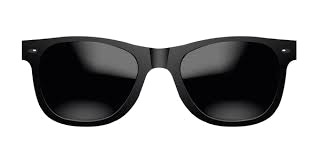
#> input picture cape/glass.jpg, 320 x 157 px, given in place of glass.jpeg, which was not available
$ python cape.py
#> lines starting #> are read from the running program, lines starting #| are printed output that depends on the picture; after the words box and inside, x2 and y2 are one past the last pixel; in counts of white or black regions, pixels touching at a corner belong together; pictures that were not available may be replaced by others from this repository, and a replacement may not be noted
import cv2
import numpy as np

# Load Haar Cascade for face detection
face_cascade = cv2.CascadeClassifier(cv2.data.haarcascades + "haarcascade_frontalface_default.xml")

# Load the sunglasses image (with white background)
raw_sunglass = cv2.imread("glass.jpeg")  # Use PNG or JPEG with white background
#> raw_sunglass is the input picture: shape (157, 320, 3); mean B, G, R 173.9, 173.5, 173.5
if raw_sunglass is None:
    raise FileNotFoundError("sunglass.jpeg not found.")

# Convert white background to transparent
gray = cv2.cvtColor(raw_sunglass, cv2.COLOR_BGR2GRAY)
_, mask = cv2.threshold(gray, 240, 255, cv2.THRESH_BINARY_INV)
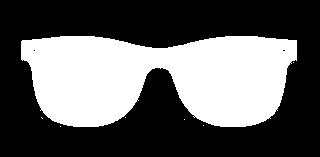
#> mask: shape (157, 320); 37.8% white; 7 white regions (6 under 20 px), largest, box (x1, y1, x2, y2) and area: (21, 36, 297, 127) 18966
b, g, r = cv2.split(raw_sunglass)
alpha = mask
sunglass_img = cv2.merge([b, g, r, alpha])

# Function to overlay image with alpha channel
def overlay_transparent(background, overlay, x, y):
    h, w = overlay.shape[:2]
    if x < 0 or y < 0 or x + w > background.shape[1] or y + h > background.shape[0]:
        return background
    overlay_img = overlay[:, :, :3]
    mask = overlay[:, :, 3:] / 255.0

    roi = background[y:y+h, x:x+w]
    blended = roi * (1 - mask) + overlay_img * mask
    background[y:y+h, x:x+w] = blended.astype(np.uint8)
    return background

# Start webcam
cap = cv2.VideoCapture(0)

while cap.isOpened():
    ret, frame = cap.read()
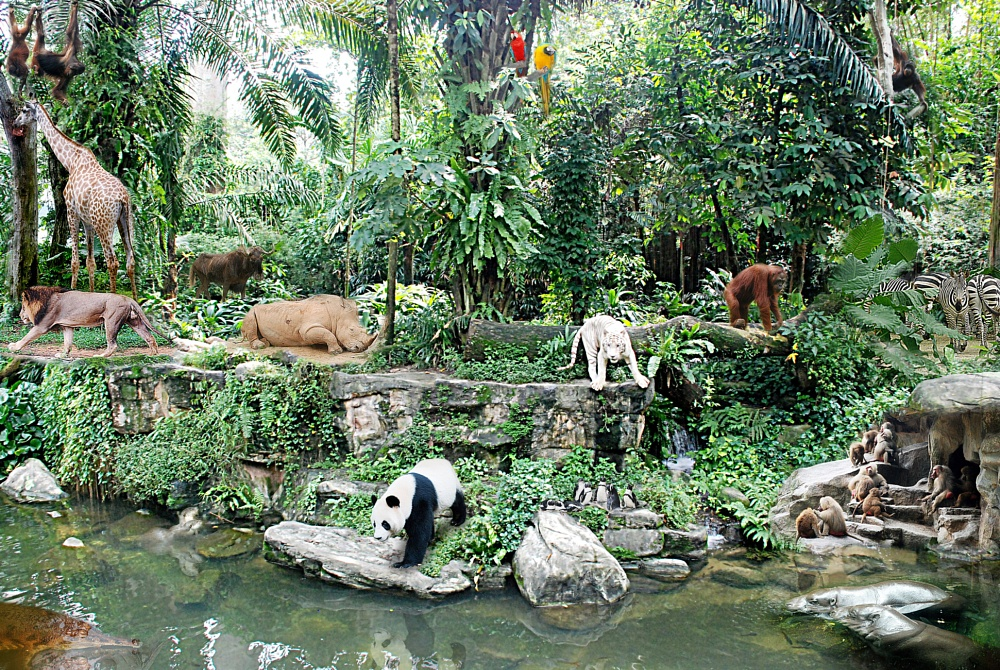
#> input picture animal.jpg, 1000 x 670 px, given in place of the camera
#> frame is the input picture: shape (670, 1000, 3); mean B, G, R 99.3, 123.8, 105.7
    if not ret:
        break

    gray_frame = cv2.cvtColor(frame, cv2.COLOR_BGR2GRAY)
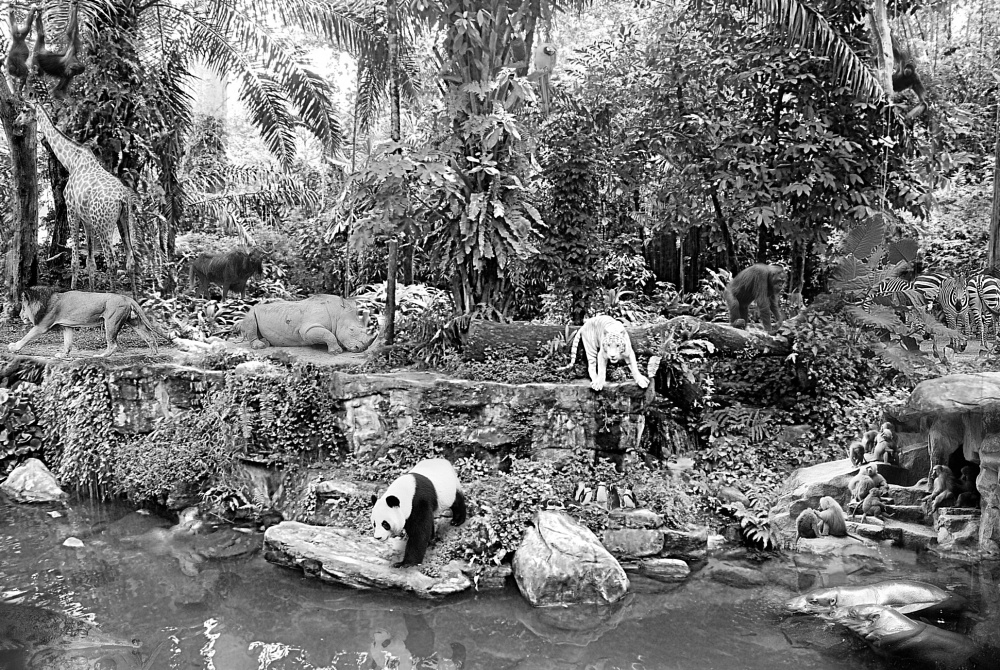
#> gray_frame: shape (670, 1000); min 0, max 255, mean 115.6
    faces = face_cascade.detectMultiScale(gray_frame, 1.1, 5)
#> faces = [[646, 452, 60, 60]]

    for (x, y, w, h) in faces:
        # Estimate position and size for sunglasses
        sunglass_width = w
        scale = sunglass_width / sunglass_img.shape[1]
        sunglass_height = int(sunglass_img.shape[0] * scale)
        resized_sunglass = cv2.resize(sunglass_img, (sunglass_width, sunglass_height), interpolation=cv2.INTER_AREA)

        # Positioning over the eyes (about 35% down from top of face)
        sunglass_x = x
        sunglass_y = y + int(h * 0.35) - sunglass_height // 2

        # Overlay sunglasses
        frame = overlay_transparent(frame, resized_sunglass, sunglass_x, sunglass_y)
        break  # only process the first detected face
#> this loop made 1 pass
#> (x, y, sunglass_width, scale, sunglass_height, sunglass_x) on pass 1: (646, 452, 60, 0.188, 29, 646)
#> pass 1, `resized_sunglass = cv2.resize(sunglass_img, (sunglass_width, sunglass_..`:
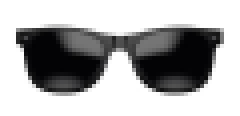
#> resized_sunglass: shape (29, 60, 4) (shown 4 times larger); mean B, G, R, A 173.9, 173.5, 173.5, 96.3
#> pass 1, in overlay_transparent, `mask = overlay[:, :, 3:] / 255.0`:
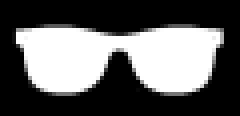
#> mask: shape (29, 60, 1) float64 (shown 4 times larger); min 0, max 1, mean 0.378
#> pass 1, in overlay_transparent, `roi = background[y:y+h, x:x+w]`:
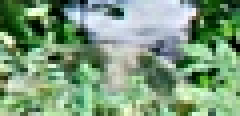
#> roi: shape (29, 60, 3) (shown 4 times larger); mean B, G, R 124.4, 156.1, 123.6
#> after the loop:
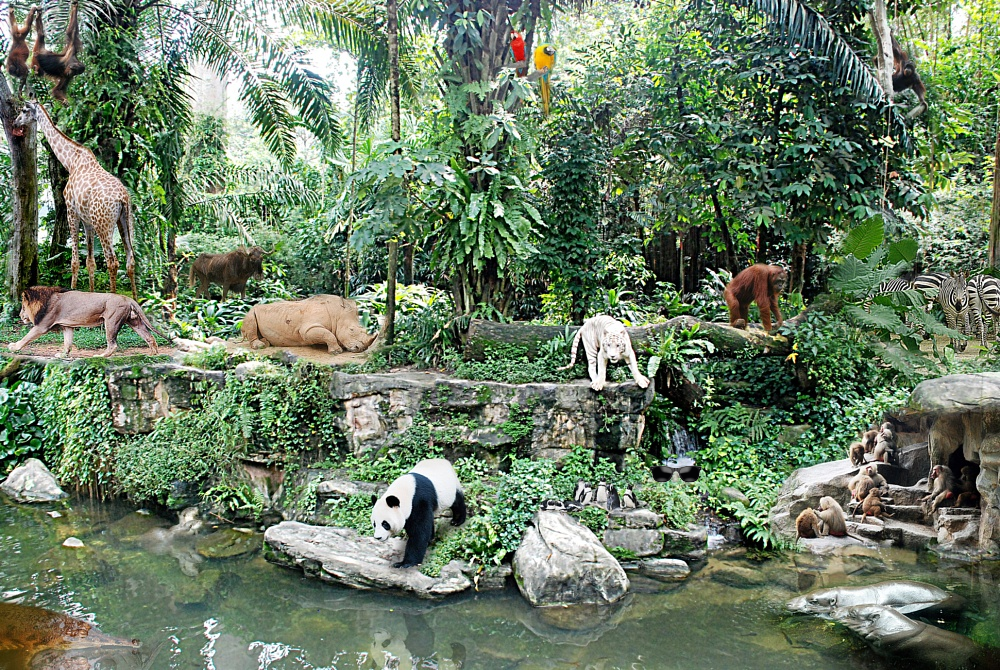
#> frame: shape (670, 1000, 3); 0.11% of pixels changed, all inside (x1, y1, x2, y2) = (649, 465, 702, 483)

    cv2.imshow("Virtual Try-On Sunglasses (q to quit)", frame)
    if cv2.waitKey(1) & 0xFF == ord('q'):
#> (key q is pressed here)
        break

cap.release()
cv2.destroyAllWindows()
